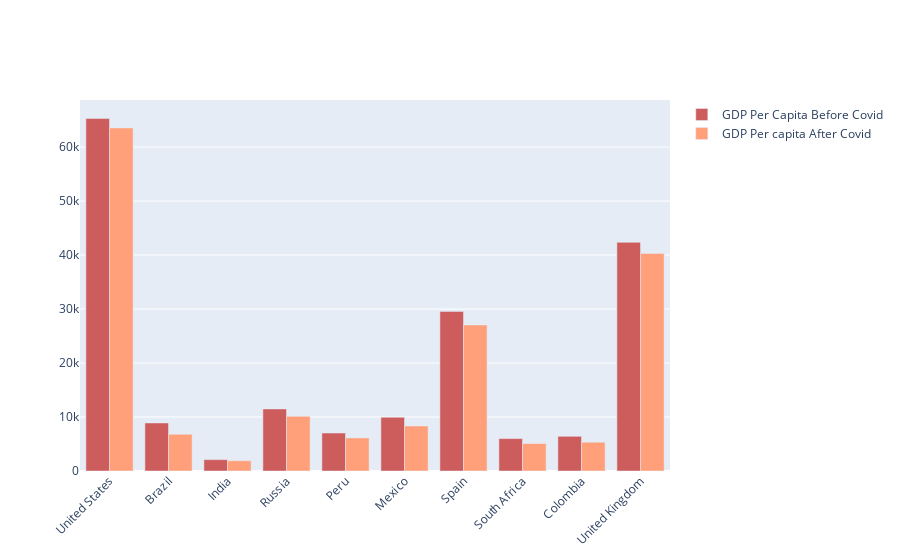

Notebook source saved alongside this figure:
### Code cell
fig=go.Figure()
fig.add_trace(go.Bar(
    x=data['Country'],
    y=data['GDP Before Covid'],
    name='GDP Per Capita Before Covid',
    marker_color='indianred'
))
fig.add_trace(go.Bar(
    x=data['Country'],
    y=data['GDP During Covid'],
    name='GDP Per capita After Covid',
    marker_color='lightsalmon'
))
fig.update_layout(barmode='group', xaxis_tickangle=-45)
fig.show()

### Figure 1 — Plotly figure (JSON) as saved in the notebook; plotly's stock layout.template omitted (floating-point values rounded to 4 significant figures)
{"data": [{"marker": {"color": "indianred"}, "name": "GDP Per Capita Before Covid", "type": "bar", "x": ["United States", "Brazil", "India", "Russia", "Peru", "Mexico", "Spain", "South Africa", "Colombia", "United Kingdom"], "y": [65280.0, 8897.0, 2101.0, 11500.0, 7028.0, 9946.0, 29560.0, 6001.0, 6425.0, 42350.0]}, {"marker": {"color": "lightsalmon"}, "name": "GDP Per capita After Covid", "type": "bar", "x": ["United States", "Brazil", "India", "Russia", "Peru", "Mexico", "Spain", "South Africa", "Colombia", "United Kingdom"], "y": [63540.0, 6797.0, 1901.0, 10130.0, 6127.0, 8347.0, 27060.0, 5091.0, 5333.0, 40280.0]}], "layout": {"barmode": "group", "xaxis": {"tickangle": -45}}}
